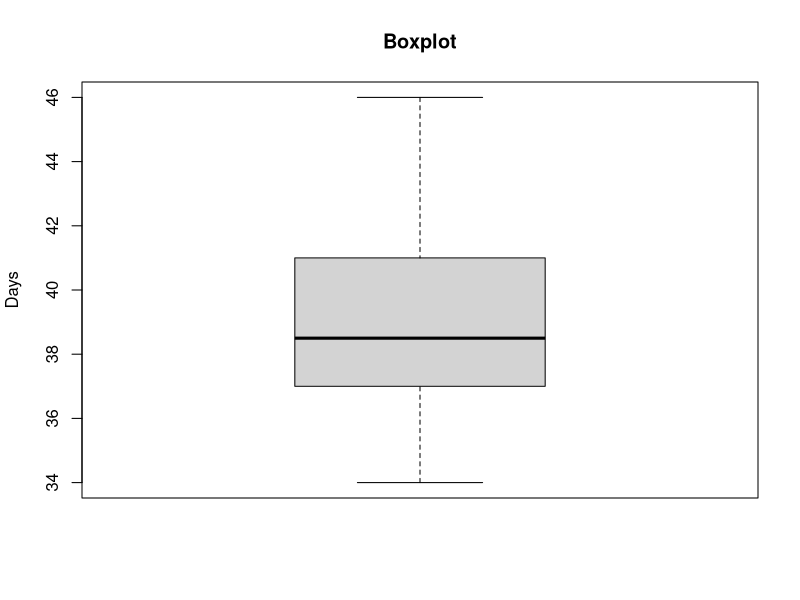
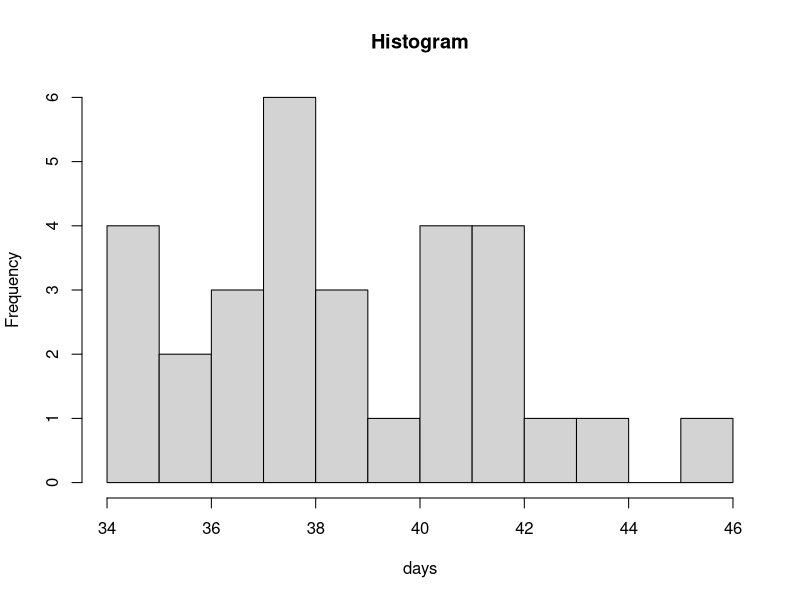

Write R code to recreate these figures, in order. (Note: this script raises an error after producing the figures.)
pdelays <- c(37,42,38,44,39,35,43,41,42,38,36,34,37,42,
             36,38,41,39,39,37,34,34,41,41,40,38,38,46,38,42)
boxplot(pdelays,ylab = "Days",main = "Boxplot")
hist(pdelays,breaks = 10 ,xlab = "days" , main = "Histogram")
mean(pdelays)
sd(pdelays)
median(pdelays)
bootx <- sample(pdelays , size =30 ,replace = TRUE)
all_boots <- matrix(NA,nrow = 5000000 ,ncol = 30)
for(j in 1:5000000){
  
  boot <- sample(pdelays ,size = 30 ,replace = TRUE)
  all_boots[j,] <- boot
  
}

bs_means <- apply(all_boots ,MARGIN = 1 , FUN = sd)
mean(bs_means)
sd(bs_means)
min(bs_means)
max(bs_means)
boxplot(bs_means ,ylab = "Days",main = "Boxplot")
hist(bs_means ,xlab = "Days" ,main = "Histogram")

sorted_bs_means <- sort(bs_means ,decreasing = FALSE)
sorted_bs_means[125]
sorted_bs_means[4875]
